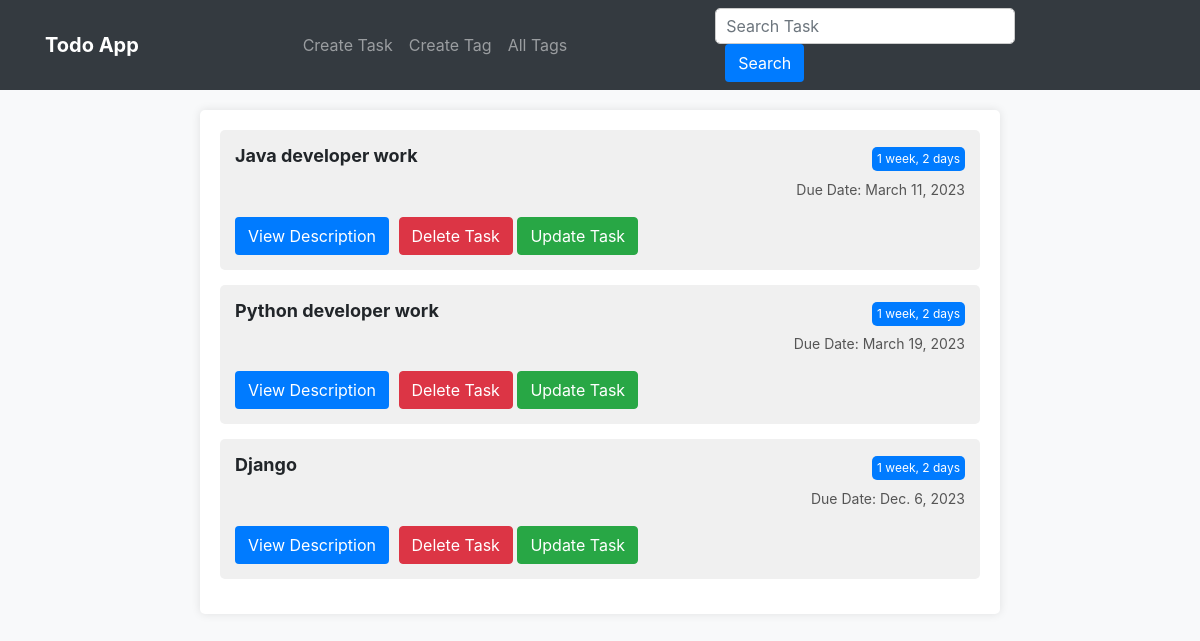
Before: / with the older database file.
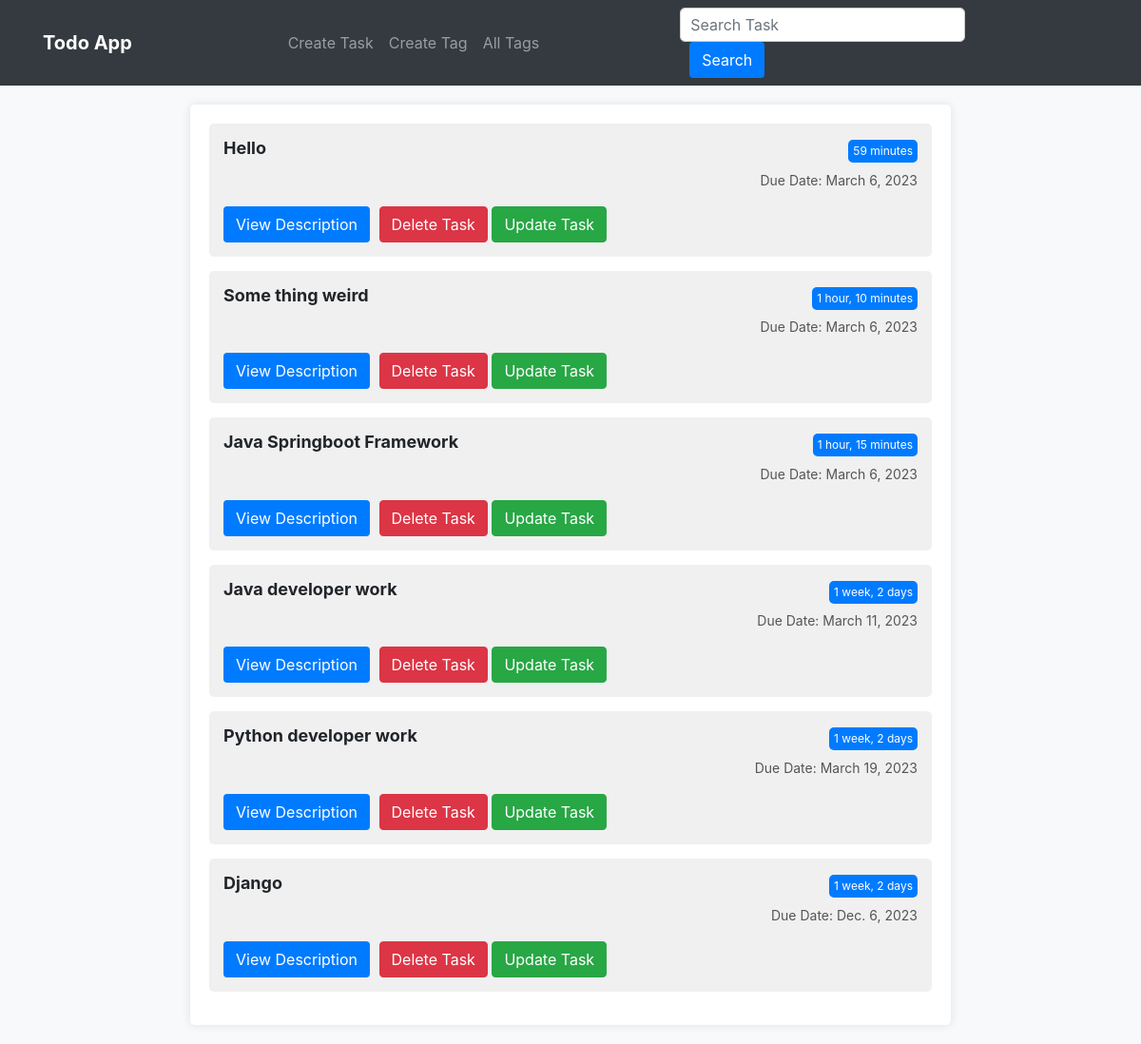
After: the same page with the newer database file.
### frontEnd/models.py (models this page shows, shortened)
class Task(models.Model):
    title = models.CharField(max_length = 100)
    description = models.CharField(max_length=1000,null=True,blank=True)
    tags = models.ManyToManyField('Tags')
    created = models.DateTimeField(auto_now_add=True)
    due_date = models.DateField()
    id = models.UUIDField(default=uuid.uuid4,unique=True,editable=False,primary_key=True)
    STATUS_CHOICES = (
        ('OPEN', 'OPEN'),
        ('WORKING', 'WORKING'),
        ('DONE', 'DONE'),
        ('OVERDUE','OVERDUE')
    )
    status = models.CharField(max_length=7,choices=STATUS_CHOICES,default='OPEN')

### frontEnd/views.py (the view)
# urls.py: path('', views.home_page,name="homepage"),
def home_page(request):
    tasks = Task.objects.all()[::-1]
    return render(request,'frontEnd/index.html',{'tasks':tasks})

### frontEnd/templates/frontEnd/index.html (shortened to what this page needs)
<!DOCTYPE html>
<html>
<head>
  <link rel="stylesheet" href="https://maxcdn.bootstrapcdn.com/bootstrap/4.3.1/css/bootstrap.min.css">
</head>
<body>
  <nav class="navbar navbar-expand-lg navbar-dark">
    <div class="container">
      <a class="navbar-brand" href="#">Todo App</a>
      <div class="collapse navbar-collapse" id="navbarNav">
        <ul class="navbar-nav ml-auto">
          <li class="nav-item">
            <a class="nav-link" href="{% url 'createTask' %}">Create Task</a>
          </li>
          <li class="nav-item">
            <a class="nav-link" href="{% url 'createTag' %}">Create Tag</a>
          </li>
          <li class="nav-item">
            <a class="nav-link" href="{% url 'homepageTags' %}">All Tags</a>
          </li>
        </ul>
        <form class="search-bar form-inline ml-auto">
          <input type="text" class="search-input form-control" placeholder="Search Task">
          <button type="submit" class="btn btn-search">Search</button>
        </form>
      </div>
    </div>
  </nav>
  <div class="todo-container">
    {% for task in tasks %}
    <div class="todo-item">
      <div class="row">
        <div class="col">
          <h5 class="todo-title">{{task.title}}</h5>
        </div>
        <div class="col-auto">
          <span class="todo-created-date">{{task.created | timesince}}</span>
        </div>
      </div>
      <div class="row">
        <div class="col">
        </div>
        <div class="col-auto">
          <span class="todo-due-date">Due Date: {{task.due_date}}</span>
        </div>
      </div>
      <div class="row mt-3">
        <div class="col">
          <button class="btn btn-custom"><a href="{% url 'detailTask' task.id %}" style="text-decoration: none;color:white">View Description</a></button>
          <button class="btn btn-danger btn-delete"><a href="{% url 'deleteTask' task.id %}" style="text-decoration: none;color:white">Delete Task</a></button>
          <button class="btn btn-success btn-update"><a href="{% url 'updateTask' task.id %}" style="text-decoration: none;color:white">Update Task</a></button>
        </div>
      </div>
    </div>
    {% endfor %}
  </div>
</body>
</html>

### frontEnd/templates/frontEnd/index.html (style rules this page uses)
body { background-color: #f8f9fa; }
.navbar { background-color: #343a40; }
.navbar-brand { color: #fff; font-weight: bold; }
.todo-container { max-width: 800px; margin: 20px auto; padding: 20px; background-color: #fff; box-shadow: 0 0 10px rgba(0, 0, 0, 0.1); border-radius: 5px; }
.todo-item { margin-bottom: 15px; padding: 15px; background-color: #f0f0f0; border-radius: 5px; }
.todo-title { font-size: 18px; font-weight: bold; margin-bottom: 10px; }
.todo-due-date { font-size: 14px; color: #555; margin-bottom: 5px; }
.todo-created-date { font-size: 12px; color: #fff; background-color: #007bff; padding: 3px 5px; border-radius: 5px; display: inline-block; margin-bottom: 5px; }
.btn-custom { background-color: #007bff; color: #fff; margin-right: 5px; }
.search-bar { display: flex; align-items: center; margin: 0 auto; max-width: 300px; }
.search-input { flex: 1; height: 36px; padding: 0 10px; border-radius: 5px; border: 1px solid #ccc; }
.btn-search { margin-left: 10px; background-color: #007bff; color: #fff; }

Changed rows visible on the page:
added Task: title "Hello", created "59 minutes", due_date "March 6, 2023"
added Task: title "Some thing weird", created "1 hour, 10 minutes", due_date "March 6, 2023"
added Task: title "Java Springboot Framework", created "1 hour, 15 minutes", due_date "March 6, 2023"
